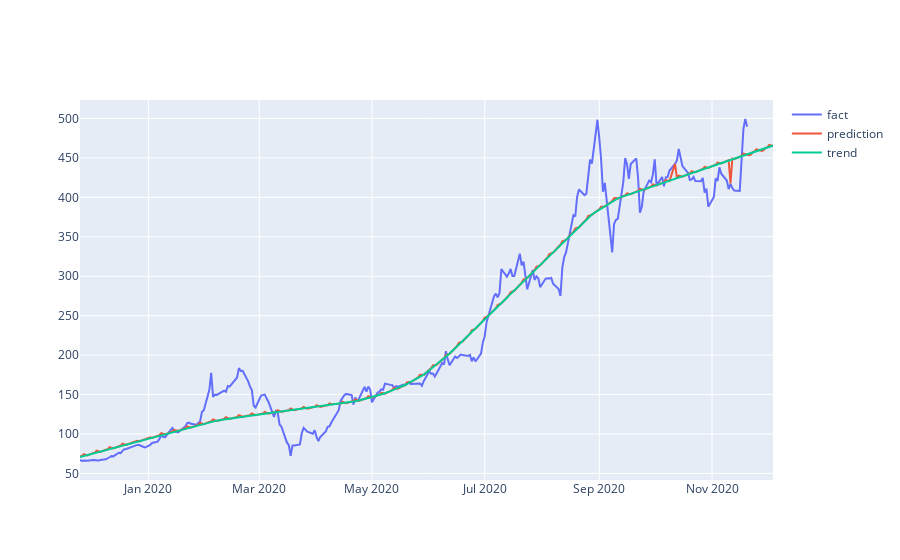

Notebook code cell kept with this figure:
### Code cell
# Рисуем график на двухнедельном периоде
iplot([
    go.Scatter(x=df['ds'], y=df['y'], name='fact'),
    go.Scatter(x=final_forecast['ds'], y=final_forecast['yhat'], name='prediction'),
    go.Scatter(x=final_forecast['ds'], y=final_forecast['trend'], name='trend')
])

### Figure 1 — Plotly figure (JSON) as saved in the notebook; plotly's stock layout.template omitted (floating-point values rounded to 4 significant figures; data arrays with more than 128 entries replaced by an {"elided": "..."} marker saying what was removed)
{"data": [{"name": "fact", "type": "scatter", "x": {"elided": "251 str values"}, "y": {"elided": "251 float values"}}, {"name": "prediction", "type": "scatter", "x": {"elided": "265 str values"}, "y": {"elided": "265 float values"}}, {"name": "trend", "type": "scatter", "x": {"elided": "265 str values"}, "y": {"elided": "265 float values"}}], "layout": {}}
